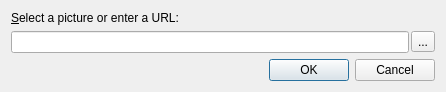
<?xml version="1.0" encoding="UTF-8"?>
<ui version="4.0">
 <class>SelectPictureDialog</class>
 <widget class="QDialog" name="SelectPictureDialog">
  <property name="geometry">
   <rect>
    <x>0</x>
    <y>0</y>
    <width>446</width>
    <height>92</height>
   </rect>
  </property>
  <property name="maximumSize">
   <size>
    <width>16777215</width>
    <height>92</height>
   </size>
  </property>
  <property name="windowTitle">
   <string>Select Picture</string>
  </property>
  <layout class="QVBoxLayout" name="verticalLayout_2">
   <item>
    <layout class="QVBoxLayout" name="verticalLayout">
     <item>
      <widget class="QLabel" name="label">
       <property name="text">
        <string>&amp;Select a picture or enter a URL:</string>
       </property>
       <property name="buddy">
        <cstring>url</cstring>
       </property>
      </widget>
     </item>
     <item>
      <layout class="QHBoxLayout" name="horizontalLayout">
       <property name="spacing">
        <number>2</number>
       </property>
       <item>
        <widget class="QLineEdit" name="url"/>
       </item>
       <item>
        <widget class="QToolButton" name="browse">
         <property name="text">
          <string>...</string>
         </property>
        </widget>
       </item>
      </layout>
     </item>
    </layout>
   </item>
   <item>
    <layout class="QHBoxLayout" name="horizontalLayout_2">
     <item>
      <spacer name="horizontalSpacer">
       <property name="orientation">
        <enum>Qt::Horizontal</enum>
       </property>
       <property name="sizeHint" stdset="0">
        <size>
         <width>40</width>
         <height>20</height>
        </size>
       </property>
      </spacer>
     </item>
     <item>
      <widget class="QDialogButtonBox" name="buttonBox">
       <property name="standardButtons">
        <set>QDialogButtonBox::Cancel|QDialogButtonBox::Ok</set>
       </property>
      </widget>
     </item>
    </layout>
   </item>
  </layout>
 </widget>
 <tabstops>
  <tabstop>url</tabstop>
  <tabstop>browse</tabstop>
  <tabstop>buttonBox</tabstop>
 </tabstops>
 <resources/>
 <connections>
  <connection>
   <sender>buttonBox</sender>
   <signal>accepted()</signal>
   <receiver>SelectPictureDialog</receiver>
   <slot>accept()</slot>
   <hints>
    <hint type="sourcelabel">
     <x>308</x>
     <y>78</y>
    </hint>
    <hint type="destinationlabel">
     <x>308</x>
     <y>86</y>
    </hint>
   </hints>
  </connection>
  <connection>
   <sender>buttonBox</sender>
   <signal>rejected()</signal>
   <receiver>SelectPictureDialog</receiver>
   <slot>reject()</slot>
   <hints>
    <hint type="sourcelabel">
     <x>386</x>
     <y>74</y>
    </hint>
    <hint type="destinationlabel">
     <x>386</x>
     <y>90</y>
    </hint>
   </hints>
  </connection>
 </connections>
</ui>
